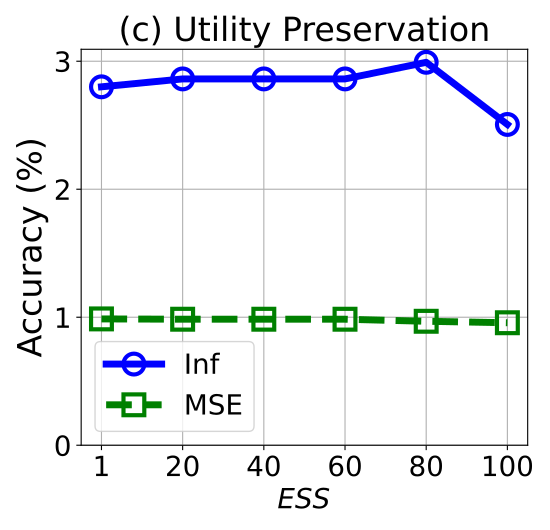

This figure's Python source:


import numpy as np
import matplotlib.pyplot as plt

epsilon = 3
beta = 1 / epsilon


x=[1, 2, 3, 4, 5, 6]
# validation_for_plt =[97,95.8600, 94.9400, 93.5400, 93.2400]
# attack_for_plt=[0, 0.3524, 0, 0.1762, 0.1762]
# basic_for_plt=[99.8, 99.8, 99.8, 99.8, 99.8]

labels = ['1', '20', '40', '60', '80', '100' ]
# unl_org = [97.77, 97.55, 97.35, 97.29, 97.21, 97.21]

# unl_hess_r = [96.6, 96.66, 96.04, 95.94, 95.85, 97.21]
unl_mib = [2.80, 2.8617, 2.8617, 2.8617, 2.99147, 2.506]

unl_muv = [0.987, 0.9845, 0.9845, 0.9845, 0.9685, 0.957]
# unl_ss_wo = [94.32, 94.53, 94.78, 93.38, 94.04, 97.21]



plt.figure(figsize=(5.5, 5.3))
l_w=5
m_s=15
marker_s = 3
markevery=1
#plt.figure(figsize=(8, 5.3))
#plt.plot(x, unl_fr, color='blue', marker='^', label='Retrain',linewidth=l_w, markersize=m_s)
plt.plot(x, unl_mib, linestyle='-', color='b', marker='o', fillstyle='none', markevery=markevery,
         label='Inf', linewidth=l_w, markersize=m_s, markeredgewidth=marker_s)

#plt.plot(x, unl_ss_w, color='g',  marker='*',  label='PriMU$_{w}$',linewidth=l_w, markersize=m_s)
plt.plot(x, unl_muv, linestyle='--', color='g',  marker='s', fillstyle='none', markevery=markevery,
         label='MSE',linewidth=l_w, markersize=m_s, markeredgewidth=marker_s)

# plt.plot(x, unl_mib, linestyle=':', color='r',  marker='^', fillstyle='none', markevery=markevery,
#          label='VBU', linewidth=l_w,  markersize=m_s, markeredgewidth=marker_s)

# plt.plot(x, unl_hess_r, linestyle='-.', color='k',  marker='D', fillstyle='none', markevery=markevery,
#          label='HBFU',linewidth=l_w, markersize=m_s, markeredgewidth=marker_s)



#plt.plot(x, unl_vibu, color='silver',  marker='d',  label='VIBU',linewidth=4,  markersize=10)

# plt.plot(x, y_sa03, color='r',  marker='2',  label='AAAI21 A_acc, pr=0.3',linewidth=3, markersize=8)
# plt.plot(x, y_sa05, color='darkblue',  marker='4',  label='AAAI21 A_acc, pr=0.5',linewidth=3, markersize=8)
# plt.plot(x, y_ma03, color='darkviolet',  marker='3',  label='FedMC A_acc, pr=0.3',linewidth=3, markersize=8)
# plt.plot(x, y_ma05, color='cyan',  marker='p',  label='FedMC A_acc, pr=0.5',linewidth=3, markersize=8)


plt.grid()
leg = plt.legend(fancybox=True, shadow=True)
# plt.xlabel('Malicious Client Ratio (%)' ,fontsize=16)
plt.ylabel('Accuracy (%)' ,fontsize=24)
my_y_ticks = np.arange(0 ,4,1)
plt.yticks(my_y_ticks,fontsize=20)
plt.xlabel('$\it{ESS}$' ,fontsize=20)

plt.xticks(x, labels, fontsize=20)
# plt.title('CIFAR10 IID')

plt.title('(c) Utility Preservation', fontsize=24)
plt.legend(loc='best',fontsize=20)
plt.tight_layout()
#plt.title("MNIST")
plt.rcParams['figure.figsize'] = (2.0, 1)
plt.rcParams['image.interpolation'] = 'nearest'
plt.rcParams['figure.subplot.left'] = 0.11
plt.rcParams['figure.subplot.bottom'] = 0.08
plt.rcParams['figure.subplot.right'] = 0.977
plt.rcParams['figure.subplot.top'] = 0.969
plt.savefig('mnist_rec_MSE_sample_size_curve.pdf', format='pdf', dpi=200)
plt.show()
